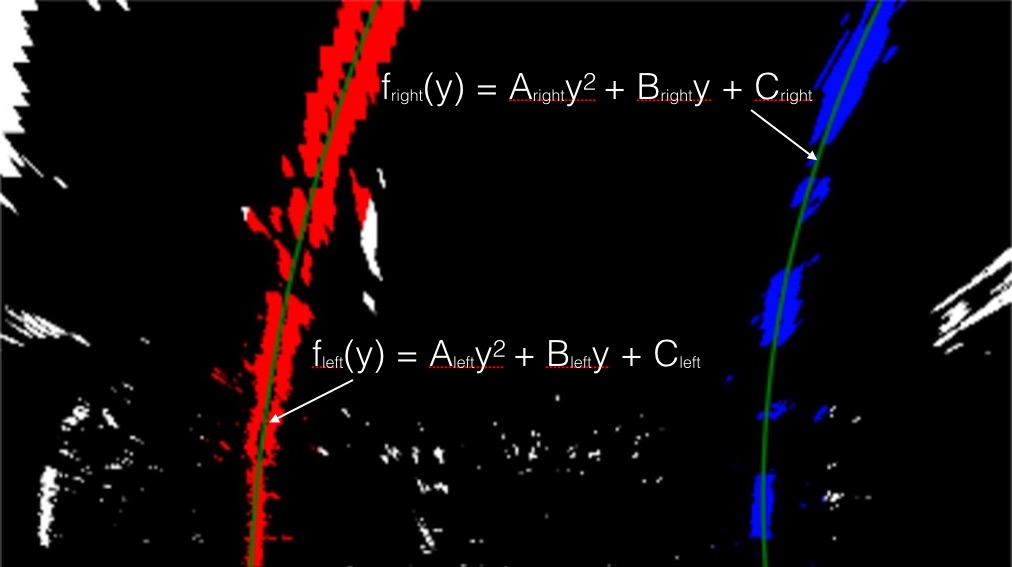
#> input picture examples/color_fit_lines.jpg, 1012 x 567 px
$ python -i ColorSpace.py   (imports and definitions only)   (older library calls are emulated)
#> lines starting #> are read from the running program, lines starting #| are printed output that depends on the picture; after the words box and inside, x2 and y2 are one past the last pixel; in counts of white or black regions, pixels touching at a corner belong together
import cv2
import numpy as np
import matplotlib.pyplot as plt

# =============================
# Parameters for Sobel
sX_kernel = 11
sY_kernel = 11
sMag_kernel = 21
sDir_kernel = 31
sX_thresh = (100, 255)
sY_thresh = (80, 255)
sMag_thresh = (80, 255)
sDir_thresh = (0.75, 1.10)
hls_thresh = (100, 255)


# binary S-Space output
def hls_Sspace(img_undist, thresh=(0, 255)):
    # Convert to HLS color space
    hls_img = cv2.cvtColor(img_undist, cv2.COLOR_RGB2HLS)
    # Apply a threshold to the S channel
    S_img = hls_img[:, :, 2]
    # Return a binary image of threshold result
    S_bin = np.zeros_like(S_img)
    S_bin[(S_img > thresh[0]) & (S_img <= thresh[1])] = 1

    return S_bin


# Sobel Functions
def abs_sobel_thresh(img_undist, orient='x', sobel_kernel=3, thresh=(0, 255)):
    # Convert to grayscale
    gray_img = cv2.cvtColor(img_undist, cv2.COLOR_RGB2GRAY)
    # Take the derivative in x or y given orient = 'x' or 'y'
    # only take the one required to improve performance
    if orient == 'x':
        sobel = cv2.Sobel(gray_img, cv2.CV_64F, 1, 0, ksize=sobel_kernel)
    elif orient == 'y':
        sobel = cv2.Sobel(gray_img, cv2.CV_64F, 0, 1, ksize=sobel_kernel)
    else:
        print("Error: Wrong Orientation")  # To be changed to Error Handler

    # Get the absolute value of the sobel
    sobel_dir_abs = np.absolute(sobel)
    # Scale to 8-bit (0 - 255) then convert to type = np.uint8
    scaled_sobel = np.uint8(255 * sobel_dir_abs / np.max(sobel_dir_abs))
    # Create a binary mask
    sobel_binary = np.zeros_like(scaled_sobel)
    # Make 1's where the sobel is within the thresholds
    sobel_binary[(scaled_sobel >= thresh[0]) & (scaled_sobel <= thresh[1])] = 1

    return sobel_binary


def mag_thresh(img_undist, sobel_kernel=3, magn_thresh=(0, 255)):
    # Convert to grayscale
    gray_img = cv2.cvtColor(img_undist, cv2.COLOR_RGB2GRAY)
    # Get the gradient in x and y
    sobelx = cv2.Sobel(gray_img, cv2.CV_64F, 1, 0, ksize=sobel_kernel)
    sobely = cv2.Sobel(gray_img, cv2.CV_64F, 0, 1, ksize=sobel_kernel)
    # Calculate the magnitude
    sobel_mag = np.sqrt(sobelx ** 2 + sobely ** 2)
    # Scale to 8-bit and convert to uint8 type
    sobel_scaled = np.uint8(255 * sobel_mag / np.max(sobel_mag))
    # Create a binary mask
    sobel_mag_binary = np.zeros_like(sobel_scaled)
    # Make 1's where the sobel_mag is within the thresholds
    sobel_mag_binary[(sobel_scaled >= magn_thresh[0]) & (sobel_scaled <= magn_thresh[1])] = 1

    return sobel_mag_binary


def dir_threshold(img_undist, sobel_kernel=3, thresh=(0, np.pi / 2)):
    # Convert to grayscale
    gray_img = cv2.cvtColor(img_undist, cv2.COLOR_RGB2GRAY)
    # Get the gradient in x and y
    sobelx = cv2.Sobel(gray_img, cv2.CV_64F, 1, 0, ksize=sobel_kernel)
    sobely = cv2.Sobel(gray_img, cv2.CV_64F, 0, 1, ksize=sobel_kernel)
    # Get the absolute value of the x and y gradients
    sobelx_abs = np.absolute(sobelx)
    sobely_abs = np.absolute(sobely)
    # Get the direction of the gradient
    grad = np.arctan2(sobely_abs, sobelx_abs)
    # Create a binary
    sobel_binary = np.zeros_like(gray_img)
    # Make 1's where the sobel_dir is within the thresholds
    sobel_binary[(grad >= thresh[0]) & (thresh[1] >= grad)] = 1

    return sobel_binary


def region_of_interest(img_undist, vertice):
    # defining a blank mask to start with
    mask = np.zeros_like(img_undist)

    # defining a 3 channel or 1 channel color to fill the mask with depending on the input image
    if len(img_undist.shape) > 2:
        channel_count = img_undist.shape[2]  # i.e. 3 or 4 depending on your image
        ignore_mask_color = (255,) * channel_count
    else:
        ignore_mask_color = 255

    # filling pixels inside the polygon defined by "vertices" with the fill color
    cv2.fillPoly(mask, vertice, ignore_mask_color)

    # returning the image only where mask pixels are nonzero
    masked_image = cv2.bitwise_and(img_undist, mask)

    return masked_image


def combine_thresholds(img_undist):
    # Region for the lane marking area:
    region = np.array([[(180, img_undist.shape[0]), (580, 450), (720, 450), (1200, img_undist.shape[0])]], dtype=np.int)

    result_x = abs_sobel_thresh(img_undist, 'x', sX_kernel, sX_thresh)
    result_y = abs_sobel_thresh(img_undist, 'y', sY_kernel, sY_thresh)
    result_mag = mag_thresh(img_undist, sMag_kernel, sMag_thresh)
    result_dir = dir_threshold(img_undist, sDir_kernel, sDir_thresh)
    result_hls = hls_Sspace(img_undist, hls_thresh)

    combined = np.zeros_like(result_x)
    combined[((((result_y == 1) & (result_dir == 1)) | ((result_dir == 1) & (result_mag == 1))) |
              ((result_dir == 1) & (result_hls == 1)))] = 1

    # ++ Old Combined ++
    # combined[(((result_x == 1) | (result_y == 1)) & ((result_dir == 1) | (result_hls == 1))) |
    #          ((result_hls == 1) & ((result_mag == 1) | (result_dir == 1)))] = 1
    combined_img = region_of_interest(combined, region)

    # [15 lines of commented-out code are left out]

    return combined_img

>>> import cv2
>>> picture = cv2.cvtColor(cv2.imread('../examples/color_fit_lines.jpg'), cv2.COLOR_BGR2RGB)
>>> result = combine_thresholds(picture)
#> in combine_thresholds, `result_x = abs_sobel_thresh(img_undist, 'x', sX_kernel, sX_thresh)`:
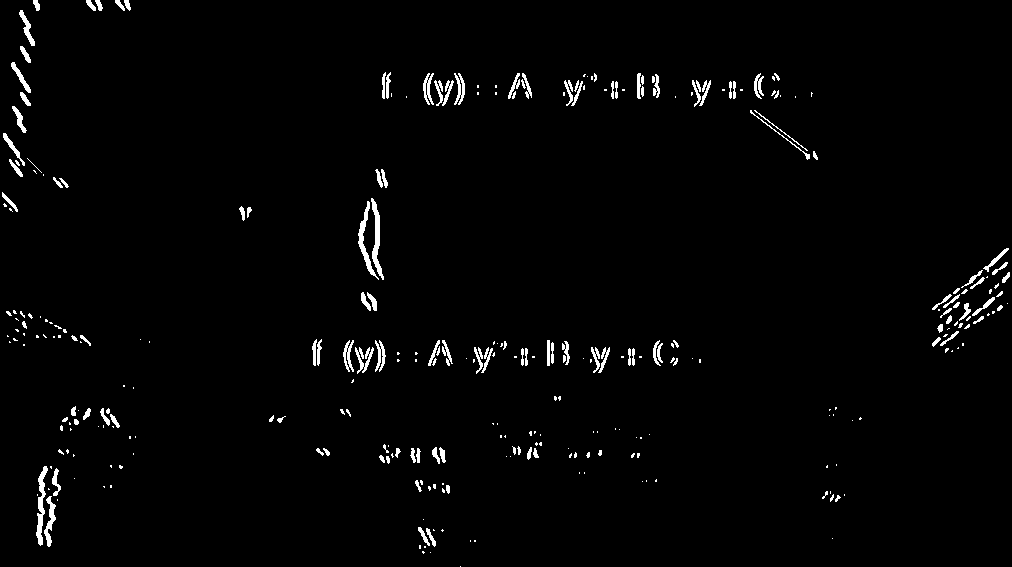
#> result_x: shape (567, 1012); values 0 (black) and 1 (white), 1.8% white; 312 white regions (184 under 20 px), largest, box (x1, y1, x2, y2) and area: (36, 466, 48, 546) 402, (371, 198, 384, 280) 394, (358, 201, 379, 280) 365
#> call 2 of abs_sobel_thresh, with orient = 'y', sobel_kernel = 11, thresh = (80, 255)
#> in abs_sobel_thresh (call 2), `sobel = cv2.Sobel(gray_img, cv2.CV_64F, 0, 1, ksize=sobel_kernel)`:
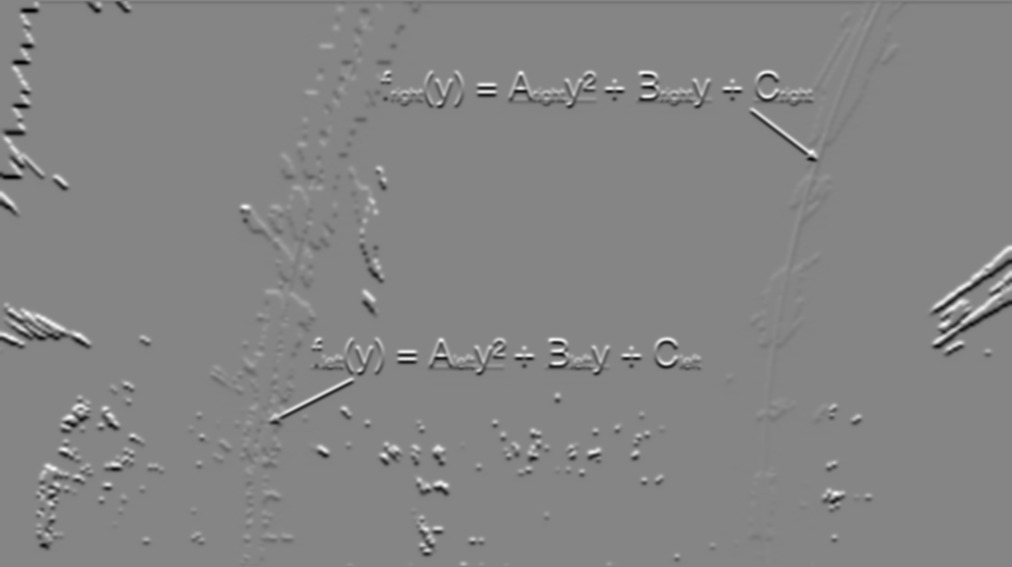
#> sobel: shape (567, 1012) float64; min -29591070, max 27080184, mean -30735.4; drawn with min black and max white
#> in combine_thresholds, `result_y = abs_sobel_thresh(img_undist, 'y', sY_kernel, sY_thresh)`: result_y: shape (567, 1012); values 0 (black) and 1 (white), 2.2% white; 415 white regions (257 under 20 px), largest, box (x1, y1, x2, y2) and area: (271, 378, 353, 419) 486, (933, 300, 1012, 349) 441, (933, 245, 1012, 308) 435
#> in combine_thresholds, `result_mag = mag_thresh(img_undist, sMag_kernel, sMag_thresh)`: result_mag: shape (567, 1012); values 0 (black) and 1 (white), 4.3% white; 130 white regions (36 under 20 px), largest, box (x1, y1, x2, y2) and area: (0, 0, 45, 181) 2294, (931, 270, 1012, 350) 1704, (35, 463, 64, 550) 1362
#> in dir_threshold, `grad = np.arctan2(sobely_abs, sobelx_abs)`:
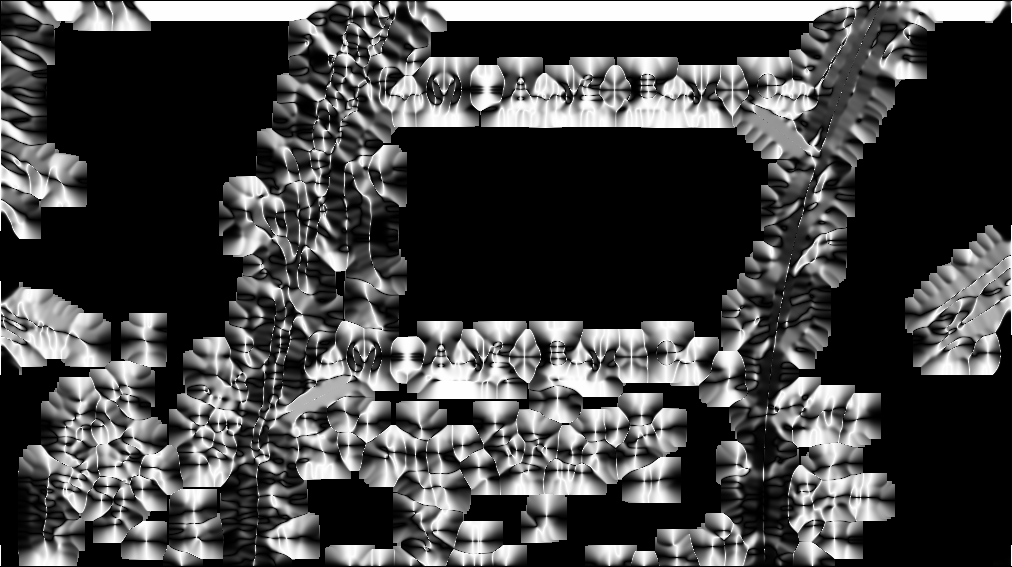
#> grad: shape (567, 1012) float64; min 0, max 1.57, mean 0.432; drawn with min black and max white
#> in combine_thresholds, `result_dir = dir_threshold(img_undist, sDir_kernel, sDir_thresh)`:
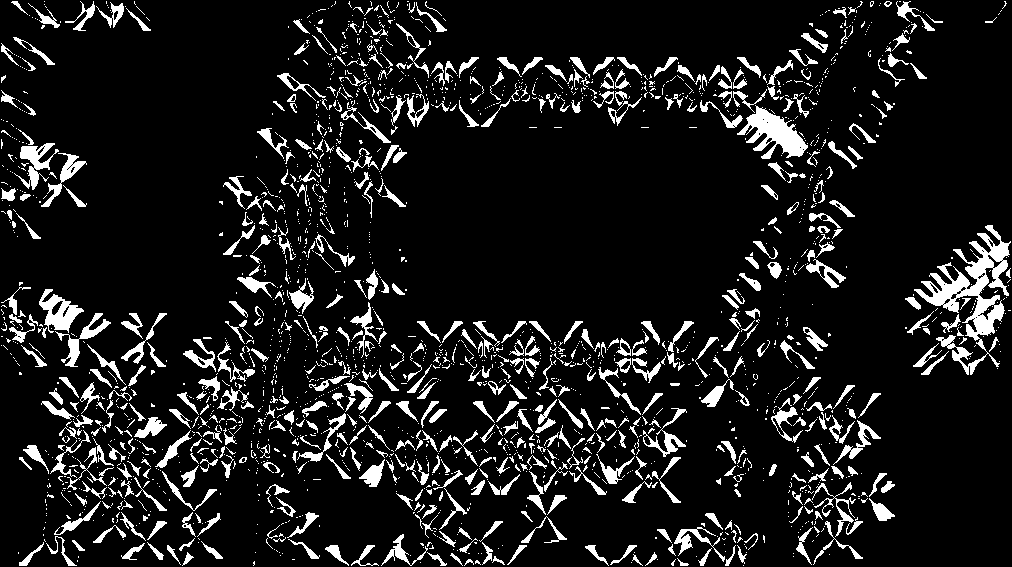
#> result_dir: shape (567, 1012); values 0 (black) and 1 (white), 10.7% white; 2274 white regions (1718 under 20 px), largest, box (x1, y1, x2, y2) and area: (914, 225, 1011, 375) 4197, (737, 105, 808, 159) 1695, (39, 289, 84, 333) 892
#> in hls_Sspace, `hls_img = cv2.cvtColor(img_undist, cv2.COLOR_RGB2HLS)`: hls_img: shape (567, 1012, 3); mean of channels 0, 1, 2 15.3, 13.6, 37.6
#> in combine_thresholds, `result_hls = hls_Sspace(img_undist, hls_thresh)`:
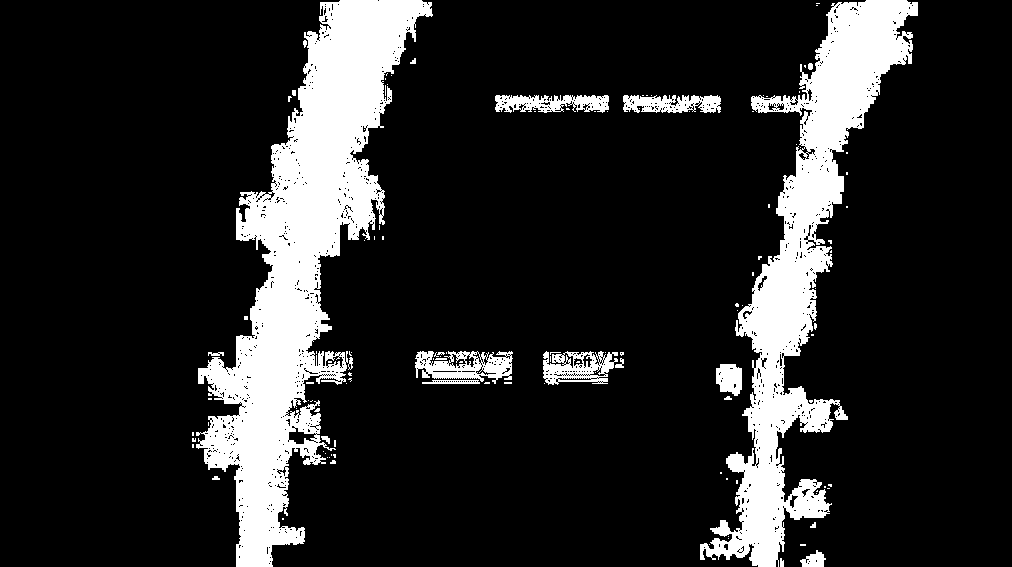
#> result_hls: shape (567, 1012); values 0 (black) and 1 (white), 15.5% white; 120 white regions (98 under 20 px), largest, box (x1, y1, x2, y2) and area: (196, 0, 433, 567) 47231, (700, 0, 918, 567) 33444, (415, 351, 513, 384) 1869
#> in region_of_interest, `cv2.fillPoly(mask, vertice, ignore_mask_color)`:
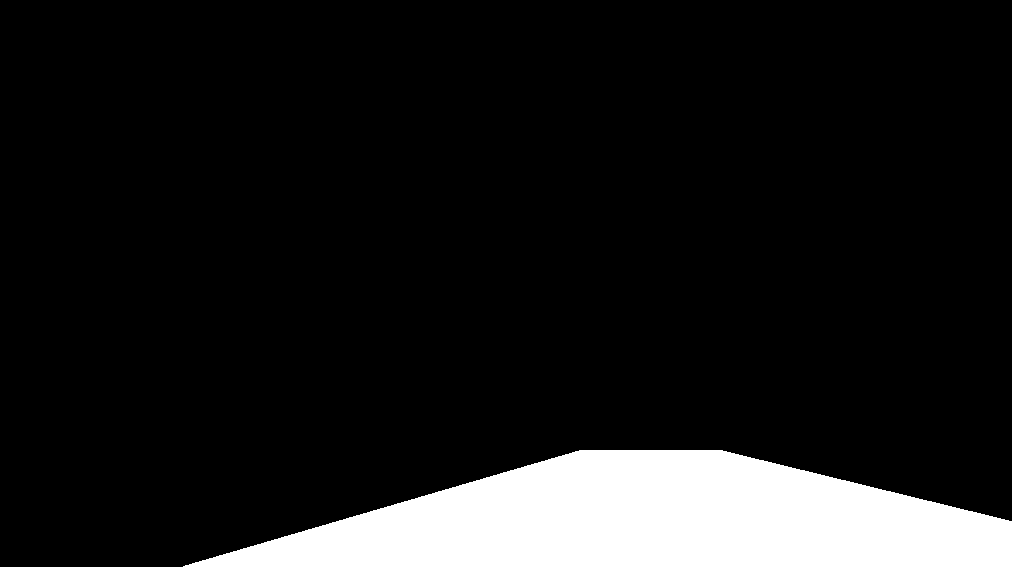
#> mask: shape (567, 1012); 11.1% white; 1 white region, box (x1, y1, x2, y2) and area: (183, 450, 1012, 567) 63543
#> in region_of_interest, `masked_image = cv2.bitwise_and(img_undist, mask)`: img_undist: shape (567, 1012); values 0 (black) and 1 (white), 3.1% white in thin lines or dots
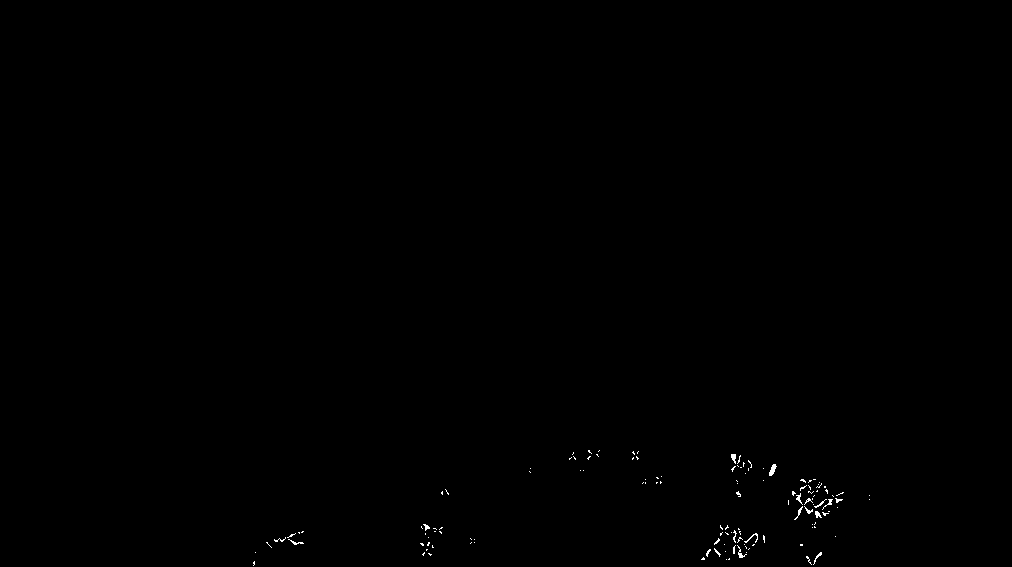
#> result: shape (567, 1012); values 0 (black) and 1 (white), 0.18% white in thin lines or dots, all inside (x1, y1, x2, y2) = (253, 450, 870, 566)
